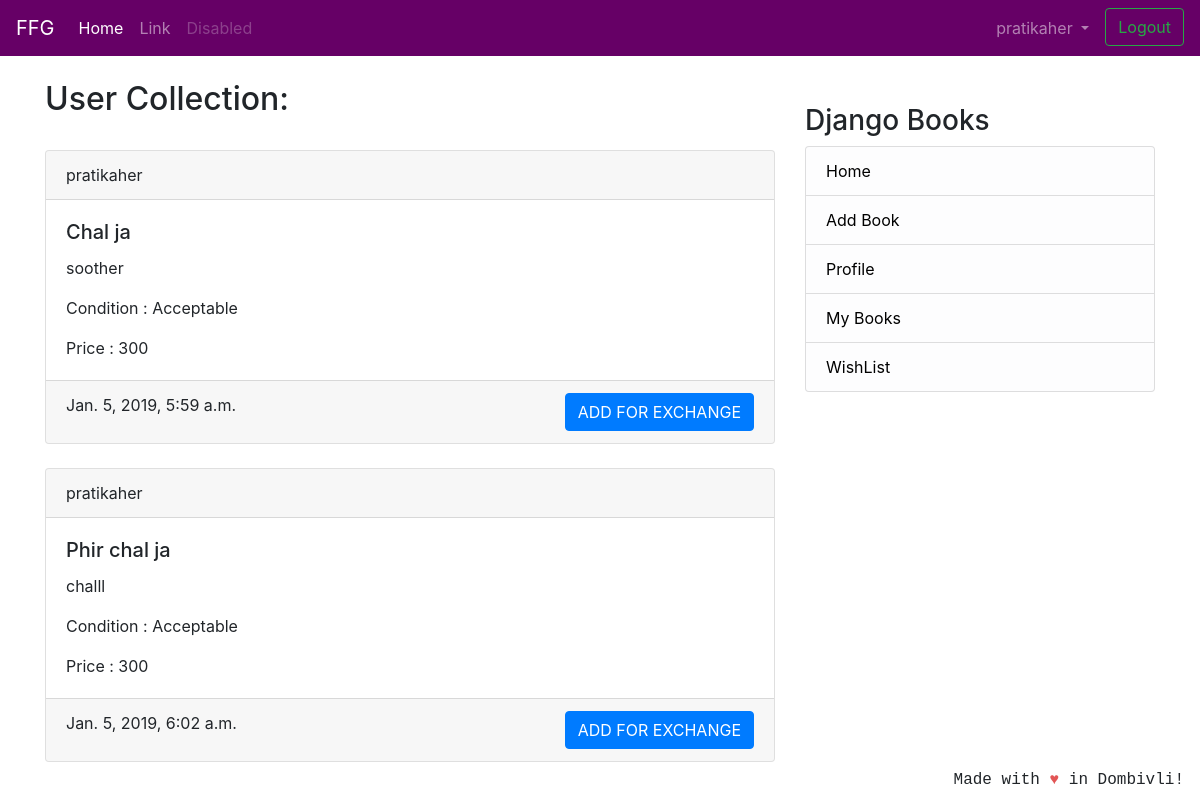
The page /userbooks/pratikaher (signed in) on the database as committed earlier.
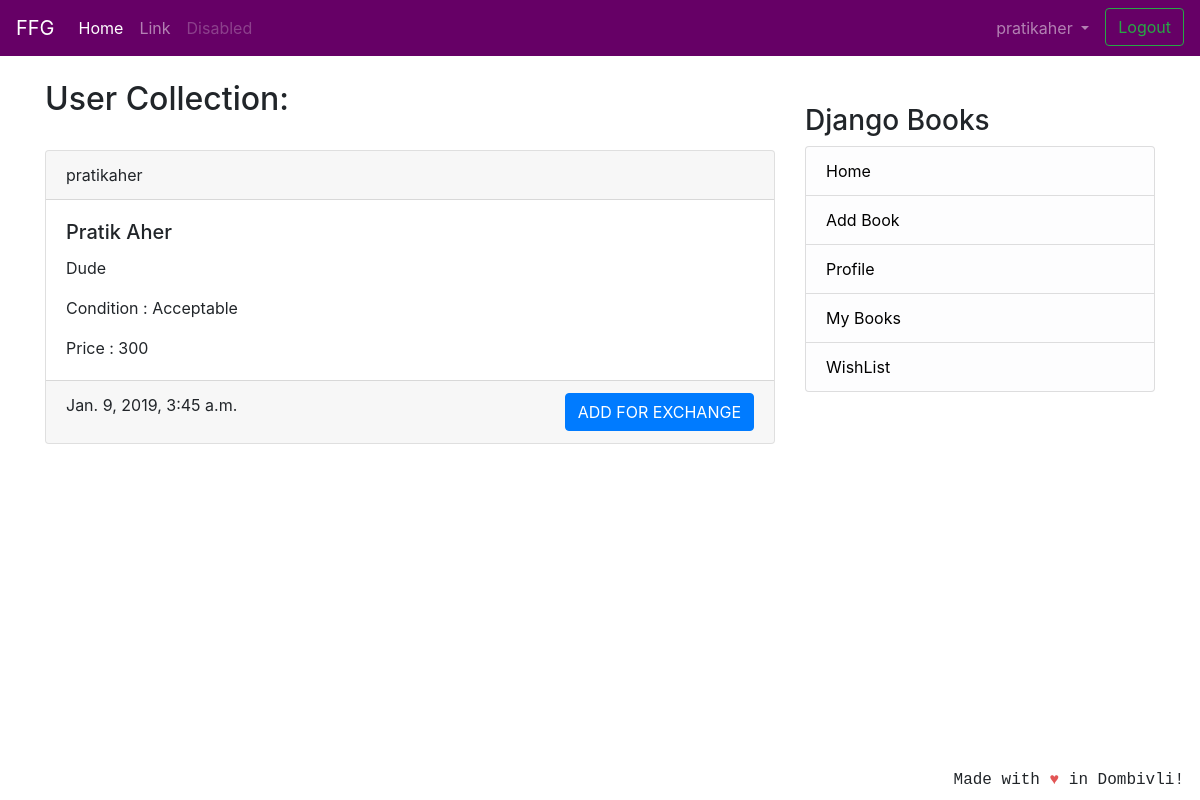
The same page on the database as committed later.
### coreapp/models.py (models this page shows, shortened)
class Book(models.Model):
    user = models.ForeignKey(User, on_delete=models.CASCADE, null=True)
    book_name = models.CharField(max_length=100)
    description = models.CharField(max_length=2000)
    image = models.ImageField(null=True, blank=True, upload_to="book_images/")
    price = models.IntegerField()
    condition = models.CharField(
        max_length=100, choices=CONITION_CHOICES, default='Acceptable')
    created_at = models.DateTimeField(auto_now_add=True)
    class Meta:
        verbose_name = 'Book'
        verbose_name_plural = 'Books'

### coreapp/views.py (the view)
# urls.py: path('userbooks/<str:username>', views.UserBookListViewForUser.as_view(),name='userbooksforuser'),
class UserBookListViewForUser(LoginRequiredMixin,generic.ListView):
    model = Book
    template_name = 'collection_user_entries.html'
    context_object_name = 'books'
    ordering = ['-created_at']
    def get_queryset(self):
        user = self.kwargs['username']
        user_profile = get_object_or_404(Profile,user__username=user)
        collection_items = UserCollection.objects.get(
            owner=user_profile)
        return collection_items.get_collection_items()

### coreapp/models.py (called while the page is built)
    def get_collection_items(self):
        return self.books.all()

### templates/collection_user_entries.html (shortened to what this page needs)
{% extends 'base.html' %}
{% block content %}
<h2>User Collection:</h2>
<br />
{% if books %}
{% for book in books %}
<div class="card text-left">
    <div class="card-header">
        {{ book.user.username }}
    </div>
    <div class="card-body">
        <h5 class="card-title">{{ book.book_name }}</h5>
        <p class="card-text">{{ book.description }}</p>
        <p class="card-text">Condition : {{ book.condition }} </p>
        <p class="card-text">Price : {{ book.price }} </p>
    </div>
    <div class="card-footer text-mutxed">
        {{ book.created_at }} <a href="{% url 'wishlist:add_to_list' book.id %}" class="btn btn-primary float-right">ADD FOR EXCHANGE</a>
    </div>
</div>
{% endfor %}
{% else %}
<div class="text-center">
    <h1>No Books Found ! </h1>
</div>
{% endif %}
{% endblock %}

Rows that differ between the two databases and show on the page:
removed Book: user.username "pratikaher", book_name "Chal ja", description "soother", condition "Acceptable", price "300", created_at "Jan. 5, 2019, 5:59 a.m."
removed Book: user.username "pratikaher", book_name "Phir chal ja", description "challl", condition "Acceptable", price "300", created_at "Jan. 5, 2019, 6:02 a.m."
added Book: user.username "pratikaher", book_name "Pratik Aher", description "Dude", condition "Acceptable", price "300", created_at "Jan. 9, 2019, 3:45 a.m."
